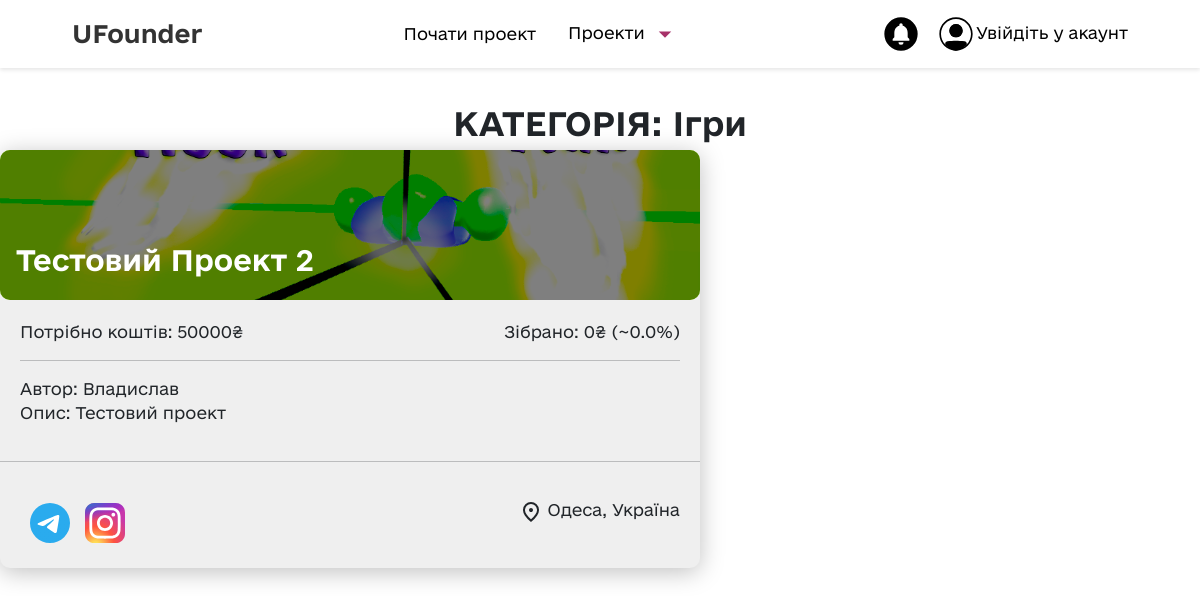
Screenshot of /projects_Ігри with the database file from the repository.
### tables.py (models this page shows)
class Project(db.Model):
    __tablename__: str = 'projects'
    id =                 db.Column(db.Integer(),    primary_key=True)
    authorId =          db.Column(db.Integer(),    nullable=True)
    usersClicked =      db.Column(db.Text,         nullable=True)
    category =          db.Column(db.Text,         nullable=False)
    caption =            db.Column(db.String(100),  nullable=False)
    mediaNames =        db.Column(db.String(31),   nullable=True)
    createdOn =         db.Column(db.DateTime(),   default=datetime.now)
    updatedOn =         db.Column(db.DateTime(),   default=datetime.now,   onupdate=datetime.now)
    neededAmount =      db.Column(db.BigInteger(), nullable=False)
    receivedAmount =    db.Column(db.BigInteger(), nullable=True)
    startBudget =       db.Column(db.Integer(), nullable=False)
    description =        db.Column(db.Text,         nullable=False)
    address =            db.Column(db.Text,         nullable=True)
    team =               db.relationship('ProjectTeam', back_populates='project')
    sponsors =           db.relationship('UserSponsor', back_populates='project')

class User(db.Model):
    __tablename__: str = 'users'
    id =                      db.Column(db.Integer(),       primary_key=True)
    name =                    db.Column(db.String(102),     nullable=False)
    nickname =                db.Column(db.String(30),      nullable=True)
    registeredOn =           db.Column(db.DateTime(),      default=datetime.now)
    password =                db.Column(db.String(24),      nullable=False)
    email =                   db.Column(db.Text,            unique=True,         nullable=False)
    resume =                  db.Column(db.Text,            nullable=True)
    aboutMe =                db.Column(db.Text,            nullable=True)
    notifications =          db.Column(db.Text,            nullable=True)
    social_media =           db.Column(db.Text,            nullable=True)
    address =                 db.Column(db.Text,            nullable=True)
    projectsParticipated =   db.relationship('ProjectTeam', back_populates='user')
    projectsSponsored =      db.relationship('UserSponsor', back_populates='user')

### project_blueprint.py (the view)
@project.route("/projects_<category>", methods=["GET"])
def ShowCategoryProjects(category):
    projects = ProjectQuery().GetProjectsByCategory(category)
    return render_template("category.html",
                           projects=projects,
                           getImageById=getImageNameById,
                           path=UPLOAD_FOLDER,
                           getUserById=UserQuery().GetUserById,
                           loads=loads,
                           category=category
                           )

### image_manager.py (called while the page is built)
def getImageNameById(id, upload_folder=UPLOAD_FOLDER):
    names = [f.split(".") for f in listdir(upload_folder) if "_" not in f]
    for name in names:
        if int(name[0]) == id:
            return f"{name[0]}.{name[-1]}"

### queries.py (called while the page is built)
    def GetUserById(self, id):
        return db.session.query(User)\
            .get(id)

    def GetProjectsByCategory(self, category):
        return db.session.query(Project) \
            .filter(Project.category == category) \
            .all()

### templates/category.html (shortened to what this page needs)
{% extends 'base.html' %}
{% block content %}
  <div class="recent">
    <h2 class="recent__title text-center">КАТЕГОРІЯ: {{ category }}</h2>
    <div class="all__projects">
    {% for project in projects %}
      <div class="recent__recent-project">
        <div class="recent-project__header" style="background-image: url(../{{ path }}/{{ getImageById(project.id) }})">
          <h3 class="recent-project__text"><a href="{{ url_for('project.ViewProject', project_id=project.id) }}">{{ project.caption }}</a></h3>
        </div>
        <div class="recent-project__content">
          <div class="recent-project__donates">
            <div class="recent-project__need">Потрібно коштів: {{ project.neededAmount }}₴ </div>
            <div class="recent-project__donated">Зібрано: {{ project.receivedAmount }}₴ (~{{ ((project.receivedAmount/project.neededAmount) * 100)|round }}%) </div>
          </div>
          <hr>
          <div class="recent-content__descriprion">
            <p class="recent-project__description"><span>Автор:</span> {{ getUserById(project.authorId).name }}</p>
            <p class="recent-project__description recent-project__goals"><span>Опис: </span> {{ loads(project.description)['description'] }} </p>
          </div>
        </div>
        <hr>
        <div class="recent-project__recent-footer">
          <div class="projects__footer--socials">
            {% if getUserById(project.authorId).social_media is not none and loads(getUserById(project.authorId).social_media)['telegram'] is not none %}
            <div class="project-page--social" >
                <a href="https://t.me/{{loads(getUserById(project.authorId).social_media)['telegram']}}"><img src="../static/images/logos_telegram.svg" alt="telegram"></a>
            </div>
            {% endif %}
            {% if getUserById(project.authorId).social_media is not none and loads(getUserById(project.authorId).social_media)['instagram'] is not none %}
            <div class="project-page--social">
                <a href="https://instagram.com/{{loads(getUserById(project.authorId).social_media)['instagram']}}"><img src="../static/images/skill-icons_instagram.svg" alt="instagram"></a>
            </div>
            {% endif %}
          </div>
          <div class="recent-footer__text">
            <span> {{ project.address }}, Україна  </span>
          </div>
        </div>
      </div>
    {% endfor %}
    </div>
{% endblock %}

### static/scss/styles.css (style rules this page uses)
* { margin: 0; padding: 0; box-sizing: border-box; cursor: default; }
p { margin: 0; padding: 0; }
a { color: #000 !important; cursor: pointer; text-decoration: none !important; transition: all 0.3s ease-in-out; }
body { font-family: "e-Ukraine" !important; }
.recent__title { margin-top: 3%; font-weight: bold; }
.recent__recent-project { box-shadow: 0px 4px 25px rgba(0, 0, 0, 0.25); border-radius: 10px; display: inline-block; background-color: #EFEFEF; margin-right: 10px; margin-right: 20px; width: 700px; }
.recent-project__header { display: flex; align-items: flex-end; padding: 16px; height: 150px; border-radius: 10px; background-position: center; background-repeat: no-repeat; background-size: cover; color: #fff; position: relative; }
.recent-project__header::before { content: ""; border-radius: 10px; position: absolute; top: 0; left: 0; right: 0; bottom: 0; background-color: rgba(0, 0, 0, 0.5); z-index: 2; }
.recent-project__text { z-index: 100; position: relative; font-weight: bold; text-transform: capitalize; }
.recent-project__text a { color: #fff !important; }
.recent-project__donates { display: flex; flex-direction: row; justify-content: space-between; }
.recent-project__content { padding: 20px; }
.recent-project__goals { overflow: hidden; text-overflow: ellipsis; }
.recent-project__recent-footer { padding: 20px; justify-content: space-between; display: flex; }
.recent-footer__text { display: inline-block; }
.project-page--social { display: inline-block; }
.project-page--social img { display: inline-block; width: 50px; height: 50px; padding-left: 10px; }

### rows the page displays
Project: category "Ігри", caption "Тестовий Проект 2", neededAmount "50000", receivedAmount "0", ((project.receivedAmount/project.neededAmount)*100)|round "0.0", authorId.name "Владислав", description "Тестовий проект", address "Одеса"

### other values shown
{{ session["email"] if session["email"] else "Увійдіть у акаунт" }} "Увійдіть у акаунт"
